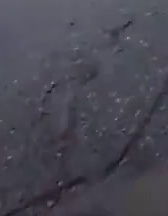
#> input picture road_defect_detection/classification pothole/classif/l1.jpg, 168 x 216 px
$ python class_thres.py   (older library calls are emulated)
#> lines starting #> are read from the running program, lines starting #| are printed output that depends on the picture
import cv2
import numpy as np
import matplotlib.pyplot as plt

dim = (200,200)
img_real_1 = cv2.imread("l1.jpg")
#> img_real_1 is the input picture: shape (216, 168, 3); mean B, G, R 82.7, 71.4, 72.9
img_r_1 = cv2.imread("l1.jpg",cv2.IMREAD_GRAYSCALE)
#> img_r_1: shape (216, 168); min 19, max 146, mean 73.1
img_real_1 = cv2.resize(img_real_1, dim, interpolation = cv2.INTER_AREA)
#> img_real_1: shape (200, 200, 3)
img_r_1 = cv2.resize(img_r_1, dim, interpolation = cv2.INTER_AREA)
#> img_r_1: shape (200, 200)
img_1 = cv2.GaussianBlur(img_r_1,(5,5),0)


lap_1 = cv2.Laplacian(img_1, cv2.CV_64F, ksize=5)
lap_1 = np.uint8(np.absolute(lap_1))
_, mask_1 = cv2.threshold(lap_1, 100,255, cv2.THRESH_BINARY)
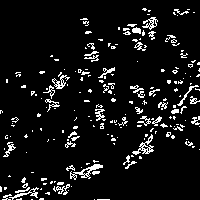
#> mask_1: shape (200, 200); 7.9% white in thin lines or dots

img_real_2 = cv2.imread("l2.jpg")
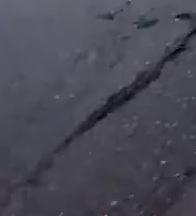
#> input picture road_defect_detection/classification pothole/classif/l2.jpg, 196 x 216 px
#> img_real_2 is the input picture: shape (216, 196, 3); mean B, G, R 85.2, 73.2, 73.9
img_r_2 = cv2.imread("l2.jpg",cv2.IMREAD_GRAYSCALE)
#> img_r_2: shape (216, 196); min 0, max 138, mean 74.7
img_real_2 = cv2.resize(img_real_2, dim, interpolation = cv2.INTER_AREA)
#> img_real_2: shape (200, 200, 3)
img_r_2 = cv2.resize(img_r_2, dim, interpolation = cv2.INTER_AREA)
#> img_r_2: shape (200, 200)
img_2 = cv2.GaussianBlur(img_r_2,(5,5),0)


lap_2 = cv2.Laplacian(img_2, cv2.CV_64F, ksize=5)
lap_2 = np.uint8(np.absolute(lap_2))
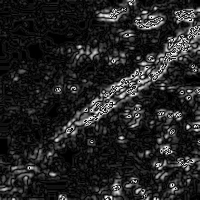
#> lap_2: shape (200, 200); min 0, max 254, mean 35.5
_, mask_2 = cv2.threshold(lap_2, 100,255, cv2.THRESH_BINARY)
#> mask_2: shape (200, 200); 8.7% white in thin lines or dots

img_real_3 = cv2.imread("l3.jpg")
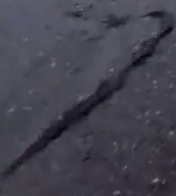
#> input picture road_defect_detection/classification pothole/classif/l3.jpg, 176 x 196 px
#> img_real_3 is the input picture: shape (196, 176, 3); mean B, G, R 78.3, 66.5, 67.8
img_r_3 = cv2.imread("l3.jpg",cv2.IMREAD_GRAYSCALE)
#> img_r_3: shape (196, 176); min 1, max 140, mean 68.1
img_real_3 = cv2.resize(img_real_3, dim, interpolation = cv2.INTER_AREA)
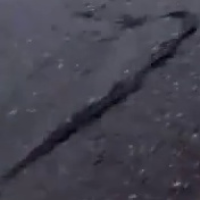
#> img_real_3: shape (200, 200, 3); mean B, G, R 78.2, 66.4, 67.6
img_r_3 = cv2.resize(img_r_3, dim, interpolation = cv2.INTER_AREA)
#> img_r_3: shape (200, 200)
img_3 = cv2.GaussianBlur(img_r_3,(5,5),0)


lap_3 = cv2.Laplacian(img_3, cv2.CV_64F, ksize=5)
lap_3 = np.uint8(np.absolute(lap_3))
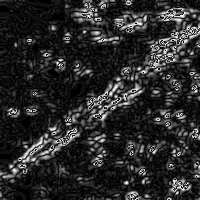
#> lap_3: shape (200, 200); min 0, max 254, mean 41.4
_, mask_3 = cv2.threshold(lap_3, 100,255, cv2.THRESH_BINARY)
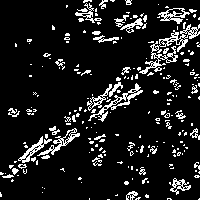
#> mask_3: shape (200, 200); 11.3% white in thin lines or dots

pixel_1 = mask_1.reshape(-1)
pixel_1 = list(pixel_1)
#> pixel_1 = 40000 items
n_1 = pixel_1.count(255)
#> n_1 = 3155
m_1  = pixel_1.count(0)
#> m_1 = 36845
ratio_1 = n_1/m_1
#> ratio_1 = 0.0856

pixel_2 = mask_2.reshape(-1)
pixel_2 = list(pixel_2)
#> pixel_2 = 40000 items
n_2 = pixel_2.count(255)
#> n_2 = 3498
m_2  = pixel_2.count(0)
#> m_2 = 36502
ratio_2 = n_2/m_2
#> ratio_2 = 0.0958

pixel_3 = mask_3.reshape(-1)
pixel_3 = list(pixel_3)
#> pixel_3 = 40000 items
n_3 = pixel_3.count(255)
#> n_3 = 4524
m_3  = pixel_3.count(0)
#> m_3 = 35476
ratio_3 = n_3/m_3
#> ratio_3 = 0.128


fig, axs = plt.subplots(2, 3)
axs[0, 1].set_title("L5, G(3,3)")
axs[0, 0].imshow(img_real_1)
axs[0, 1].imshow(img_real_2)
axs[0, 2].imshow(img_real_3)
axs[1, 0].imshow(mask_1)
print("Pixel wise ratio: ")
print(round(ratio_1,4),round(ratio_2,4),round(ratio_3,4))
#| 0.0856 0.0958 0.1275
axs[1, 1].imshow(mask_2)
axs[1, 2].imshow(mask_3)


fig, axs = plt.subplots(2, 3)
axs[0,0].imshow(img_real_1)
axs[0,1].imshow(img_r_1)
axs[0,2].imshow(img_1)
axs[1,0].imshow(lap_1)
axs[1,1].imshow(mask_1)
#> figure, not shown here; B, G, R data is drawn as R, G, B
#> figure, not shown here; B, G, R data is drawn as R, G, B
